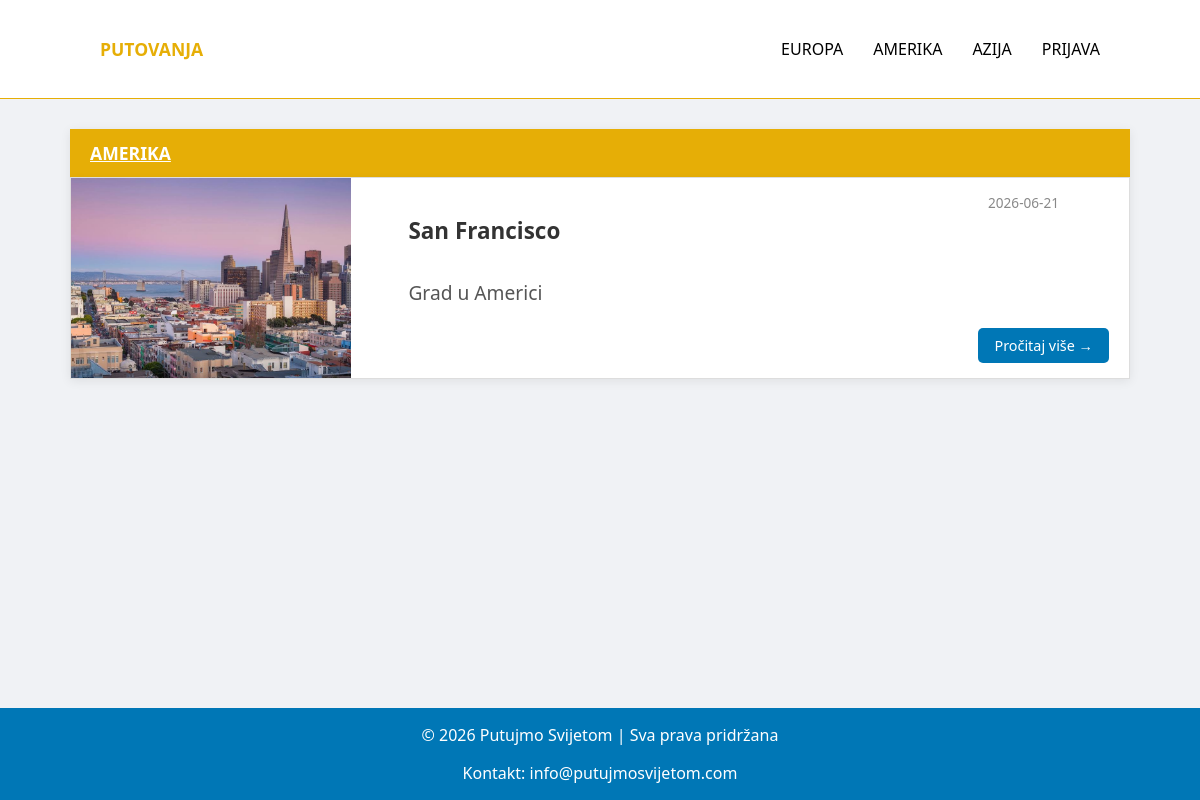
Page /kategorija.php?kategorija=Amerika on the committed database.
### tables this page shows
CREATE TABLE `destinacije` (
  `id` int(11) NOT NULL,
  `datum` date NOT NULL,
  `naslov` varchar(100) NOT NULL,
  `sazetak` text NOT NULL,
  `tekst` text NOT NULL,
  `slika` varchar(100) NOT NULL,
  `kategorija` varchar(50) NOT NULL,
  `arhiva` tinyint(1) DEFAULT 0
);

### kategorija.php (the view, shortened to what this page needs)
<?php
include 'connect.php';
$kategorija = $_GET['kategorija'];
?>
<!DOCTYPE html>
<html lang="hr">
<head>
    <link rel="stylesheet" href="style.css">
</head>
<body>
<?php include 'header.php'; ?>
<main>
<section class="kategorija-stranica">
    <h2 class="kategorija">
        <?php echo strtoupper(htmlspecialchars($kategorija)); ?>
    </h2>
    <?php
    $query = "SELECT * FROM destinacije
              WHERE arhiva = 0
              AND kategorija = ?
              ORDER BY datum DESC";
    $stmt = $conn->prepare($query);
    $stmt->bind_param("s", $kategorija);
    $stmt->execute();
    $result = $stmt->get_result();
    ?>
    <?php
    while($row = $result->fetch_assoc()) {
    ?>
        <div class="destinacija-card">
            <div class="slika">
                <img src="uploads/<?php echo $row['slika']; ?>"
                     alt="<?php echo htmlspecialchars($row['naslov']); ?>">
            </div>
            <div class="content">
                <div class="card-top">
                    <h3>
                        <a href="clanak.php?id=<?php echo $row['id']; ?>">
                            <?php echo htmlspecialchars($row['naslov']); ?>
                        </a>
                    </h3>
                    <span class="datum">
                        <?php echo $row['datum']; ?>
                    </span>
                </div>
                <p><?php echo htmlspecialchars($row['sazetak']); ?></p>
                <div class="card-bottom">
                        <a href="clanak.php?id=<?php echo $row['id']; ?>" class="btn">
                            Pročitaj više →
                        </a>
                </div>
            </div>
        </div>
    <?php } ?>
</section>
</main>
<?php include 'footer.php'; ?>
</body>
</html>

### style.css (style rules this page uses)
:root { --zuta-boja: #e6ae06; --plava-boja: #0077b6; }
body { font-family: 'Segoe UI', Arial, sans-serif; margin: 0; padding: 0; background-color: #f0f2f5; color: #333; display: flex; flex-direction: column; min-height: 100vh; }
main { max-width: 1100px; width: 100%; margin: 30px auto; padding: 0 20px; box-sizing: border-box; flex: 1; }
main section { width: 100%; background-color: #fff; box-shadow: 0 2px 10px rgba(0, 0, 0, 0.08); margin-bottom: 25px; overflow: hidden; }
.kategorija { font-size: 1.1rem; background-color: var(--zuta-boja); color: white; text-decoration: underline; padding: 12px 20px; margin: 0; }
.destinacija-card { display: flex; background: white; border: 1px solid #ddd; margin: 15px 0px; overflow: hidden; box-shadow: 0 2px 8px rgba(0,0,0,0.06); transition: box-shadow 0.3s; height: 200px; }
.destinacija-card img { width: 280px; height: 200px; object-fit: cover; flex-shrink: 0; }
.destinacija-card .content { padding: 15px 20px; flex: 1; display: flex; flex-direction: column; justify-content: space-between; }
.destinacija-card .card-top { display: flex; justify-content: space-between; align-items: flex-start; }
.card-top a { text-decoration: none; color: #333; font-weight: bold; }
.destinacija-card { margin: 0; font-size: 1.2rem; }
.destinacija-card .datum { font-size: 0.85rem; color: #888; white-space: nowrap; margin-left: 10px; }
.destinacija-card p { color: #555; margin: 10px 0; line-height: 1.5; flex: 1; }
.destinacija-card .card-bottom { display: flex; justify-content: flex-end; }
.destinacija-card .btn { display: inline-block; background-color: var(--plava-boja); color: white; padding: 8px 16px; text-decoration: none; border-radius: 5px; font-size: 0.9rem; }
.datum { font-size: 12px; color: gray; margin-bottom: 15px; text-align: right; margin-right: 50px; }
.slika { display: block; width: 30%; margin: 0 auto; margin-bottom: 20px; }

### rows in the picture
destinacije: slika (picture), naslov "San Francisco", datum "2026-06-21", sazetak "Grad u Americi"

### other values in the picture
$kategorija "AMERIKA"
